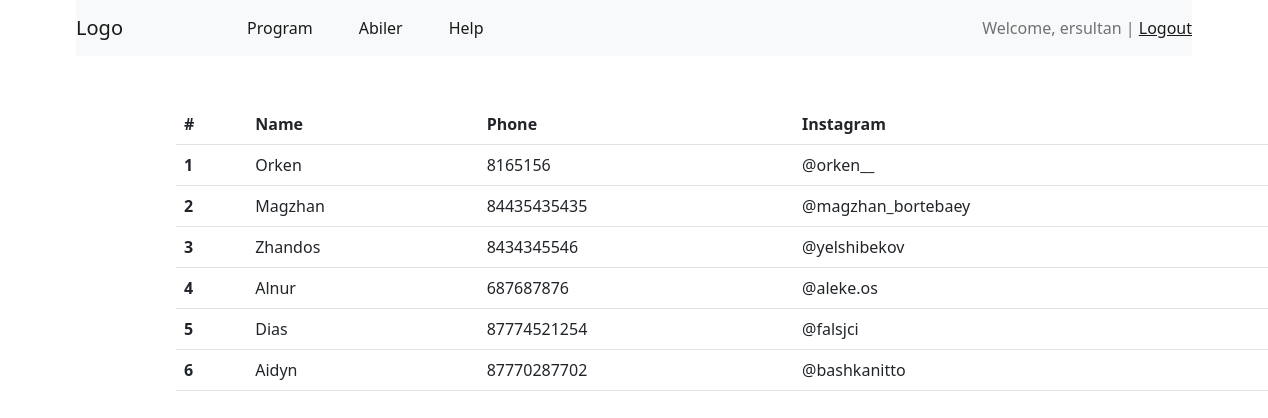
The page /abiler/ (signed in) on the database its author committed.
### program/models.py (models this page shows, shortened)
class Abies(models.Model):
    name = models.CharField(max_length=200)
    phone = models.IntegerField()
    instagram = models.CharField(max_length=300)
    class Meta:
        verbose_name = 'Abi'
        verbose_name_plural = 'Abies'

### program/views.py (the view)
# urls.py: path('abiler/', views.abi, name='abi'),
def abi(request):
    a = Abies.objects.all()
    context = {'a': a}
    return render(request, "abiler.html", context)

### templates/abiler.html (shortened to what this page needs)
{% extends "base.html" %}
{% block content %}
     <table style="margin-left:100px;" class="table">
  <thead>
    <tr>
      <th scope="col">#</th>
      <th scope="col">Name</th>
      <th scope="col">Phone</th>
      <th scope="col">Instagram</th>
    </tr>
  </thead>
  <tbody>
  {% for as in a %}
    <tr>
      <th scope="row">{{ as.id }}</th>
      <td>{{as.name}}</td>
      <td>{{ as.phone}}</td>
      <td>{{ as.instagram }}</td>
    </tr>
  {% endfor %}
  </tbody>
</table>
    {% endblock %}

### templates/base.html (shortened to what this page needs)
<!DOCTYPE html>
<html lang="en">
<head>
    <link href="https://cdn.jsdelivr.net/npm/bootstrap@5.2.2/dist/css/bootstrap.min.css" rel="stylesheet">
</head>
<body>
<div class="container">
    <nav class="navbar navbar-expand-lg navbar-light bg-light  mb-5">
      <a  class="navbar-brand " href="#">Logo</a>
      <div class="collapse navbar-collapse" id="navbarNavAltMarkup">
        <div class="navbar-nav">
          <a  style="margin-left:100px;" class="nav-item nav-link active" href="{% url 'calendar' %}">Program </a>
          <a style="margin-left:30px;" class="nav-item nav-link active" href="{% url 'abi' %}">Abiler</a>
          <a style="margin-left:30px;" class="nav-item nav-link active" href="{% url 'help' %}">Help</a>
        </div>
      </div>
        <span class="navbar-text active">
          {% if request.user.is_authenticated %}
          Welcome, {{ user.username }} | <a href="{% url 'logout' %}">Logout</a>
          {% else %}
          <a href="{% url 'register' %}">Register</a> | <a href="{% url 'login' %}">Login</a>
          {% endif %}
      </span>
    </nav>
    {% block content %}
    {% endblock %}
</div>
</body>
</html>

### rows shown on the page
Abies: id "1", name "Orken", phone "8165156", instagram "@orken__"
Abies: id "2", name "Magzhan", phone "84435435435", instagram "@magzhan_bortebaey"
Abies: id "3", name "Zhandos", phone "8434345546", instagram "@yelshibekov"
Abies: id "4", name "Alnur", phone "687687876", instagram "@aleke.os"
Abies: id "5", name "Dias", phone "87774521254", instagram "@falsjci"
Abies: id "6", name "Aidyn", phone "87770287702", instagram "@bashkanitto"

### other values the page prints
{{ user.username }} "ersultan"
